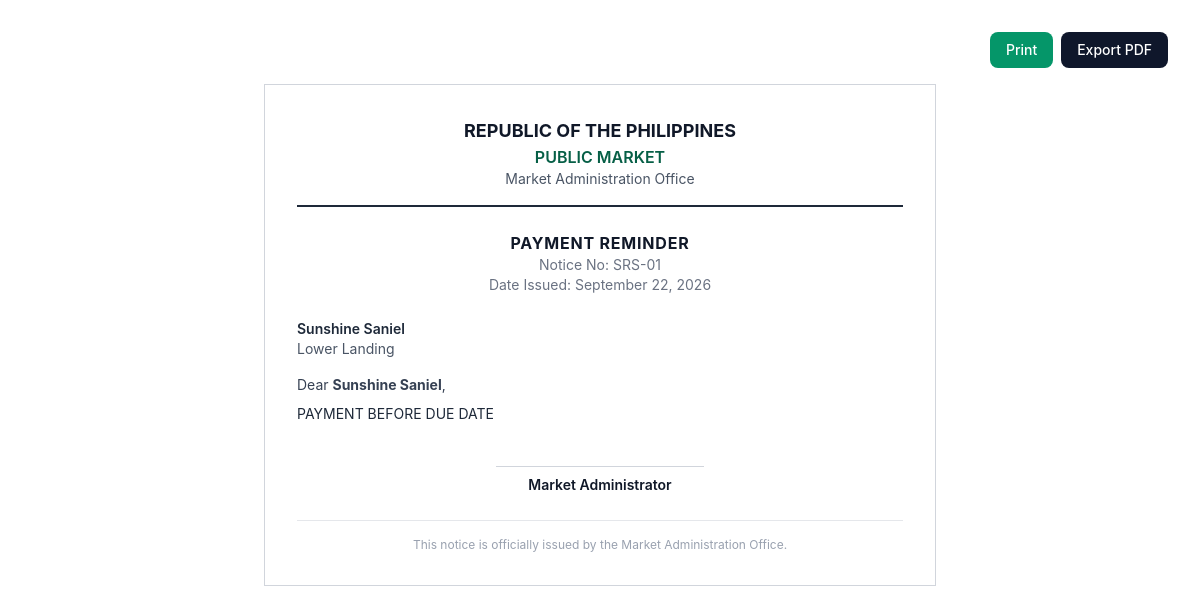
The app's page /notices/4/print/ (signed in) with its own data.
### core/models.py (models this page shows, shortened)
class Notice(models.Model):
    NOTICE_TYPE_CHOICES = [
        ('Payment Reminder', 'Payment Reminder'),
        ('Overdue Notice', 'Overdue Notice'),
        ('Final Demand', 'Final Demand'),
        ('Vacancy Notice', 'Vacancy Notice'),
    ]
    tenant = models.ForeignKey(Tenant, on_delete=models.CASCADE, related_name='notices')
    notice_type = models.CharField(max_length=30, choices=NOTICE_TYPE_CHOICES)
    notice_number = models.CharField(max_length=50, unique=True)
    date_issued = models.DateField()
    is_served = models.BooleanField(default=False)
    served_date = models.DateField(null=True, blank=True)
    remarks = models.TextField(blank=True)
    content = models.TextField()
    created_at = models.DateTimeField(auto_now_add=True)
    class Meta:
        ordering = ['-date_issued']

class Tenant(models.Model):
    STATUS_CHOICES = [
        ('Active', 'Active'),
        ('Inactive', 'Inactive'),
        ('Suspended', 'Suspended'),
        ('Terminated', 'Terminated'),
    ]
    tenant_id = models.CharField(max_length=20, unique=True)
    user = models.OneToOneField(User, on_delete=models.SET_NULL, null=True, blank=True, related_name='tenant')
    full_name = models.CharField(max_length=200)
    first_name = models.CharField(max_length=100, blank=True)
    middle_name = models.CharField(max_length=100, blank=True)
    last_name = models.CharField(max_length=100, blank=True)
    address = models.TextField()
    street = models.CharField(max_length=200, blank=True)
    barangay = models.CharField(max_length=100, blank=True)
    municipality = models.CharField(max_length=100, blank=True)
    province = models.CharField(max_length=100, blank=True)
    contact_number = models.CharField(max_length=20)
    email = models.EmailField(blank=True)
    valid_id_type = models.CharField(max_length=100, blank=True)
    valid_id_number = models.CharField(max_length=100, blank=True)
    valid_id_image = models.ImageField(upload_to='tenant_ids/', blank=True, null=True)
    business_name = models.CharField(max_length=200, blank=True)
    business_type = models.CharField(max_length=100, blank=True)
    emergency_contact_name = models.CharField(max_length=200, blank=True)
    emergency_contact_number = models.CharField(max_length=20, blank=True)
    status = models.CharField(max_length=20, choices=STATUS_CHOICES, default='Active')
    date_registered = models.DateField(auto_now_add=True)
    notes = models.TextField(blank=True)
    created_at = models.DateTimeField(auto_now_add=True)
    updated_at = models.DateTimeField(auto_now=True)
    class Meta:
        ordering = ['full_name']

### core/views/notices.py (the view)
# urls.py: path('notices/<int:pk>/print/', notice_print, name='notice_print'),
@login_required
def notice_print(request, pk):
    notice = get_object_or_404(Notice.objects.select_related('tenant'), pk=pk)
    if get_user_role(request.user) == 'tenant' and notice.tenant.user != request.user:
        messages.error(request, 'You can only view your own notices.')
        return redirect('notice_list')
    context = {
        'notice': notice,
    }
    return render(request, 'notices/print.html', context)

### core/context_processors.py (called while the page is built)
def system_settings(request):
    settings = SystemSetting.objects.first()
    return {'system_settings': settings}

def static_version(request):
    try:
        mtime = int((settings.BASE_DIR / "static" / "css" / "output.css").stat().st_mtime)
    except OSError:
        mtime = ""
    return {"STATIC_VERSION": mtime}

### core/permissions.py (called while the page is built)
def get_user_role(user):
    try:
        return user.profile.role
    except Exception:
        if user.is_superuser:
            return 'admin'
        return None

### templates/notices/print.html (shortened to what this page needs)
{% load static %}<!DOCTYPE html>
<html lang="en">
<head>
  <link rel="stylesheet" href="{% static 'css/output.css' %}?v={{ STATIC_VERSION }}">
</head>
<body class="bg-white p-8 font-sans">
  <div class="no-print mb-4 flex justify-end gap-2">
    <button onclick="window.print()" class="rounded-lg bg-primary-600 px-4 py-2 text-sm font-medium text-white hover:bg-primary-700 transition-colors">Print</button>
    <a href="{% url 'notice_export_pdf' notice.id %}" class="rounded-lg bg-slate-900 px-4 py-2 text-sm font-medium text-white hover:bg-black">Export PDF</a>
  </div>
  <div class="max-w-2xl mx-auto border border-gray-300 p-8">
    <div class="text-center border-b-2 border-gray-800 pb-4 mb-6">
      <h1 class="text-lg font-bold uppercase text-gray-900">Republic of the Philippines</h1>
      <h2 class="text-base font-semibold text-primary-800">PUBLIC MARKET</h2>
      <p class="text-sm text-gray-600">Market Administration Office</p>
    </div>
    <div class="text-center mb-6">
      <h3 class="text-base font-bold uppercase tracking-wider text-gray-900">{{ notice.get_notice_type_display }}</h3>
      <p class="text-sm text-gray-500">Notice No: {{ notice.notice_number }}</p>
      <p class="text-sm text-gray-500">Date Issued: {{ notice.date_issued|date:"F d, Y" }}</p>
    </div>
    <div class="mb-4">
      <p class="text-sm font-semibold text-gray-800">{{ notice.tenant.full_name }}</p>
      <p class="text-sm text-gray-600">{{ notice.tenant.address|linebreaksbr }}</p>
    </div>
    <p class="text-sm text-gray-700 mb-2">Dear <strong>{{ notice.tenant.full_name }}</strong>,</p>
    <div class="mb-6 text-sm text-gray-800 leading-relaxed">
      {{ notice.content|linebreaksbr }}
    </div>
    <div class="mt-10">
      <div class="text-center">
        <div class="border-t border-gray-300 pt-2 inline-block px-8">
          <p class="text-sm font-semibold text-gray-900">Market Administrator</p>
        </div>
      </div>
    </div>
    <div class="mt-6 pt-4 border-t border-gray-200 text-xs text-gray-400 text-center">
      <p>This notice is officially issued by the Market Administration Office.</p>
    </div>
  </div>
</body>
</html>

### records on screen
Notice: notice_type "PAYMENT REMINDER", notice_number "SRS-01", date_issued "September 22, 2026", tenant.full_name "Sunshine Saniel", tenant.address "Lower Landing", content "PAYMENT BEFORE DUE DATE"
